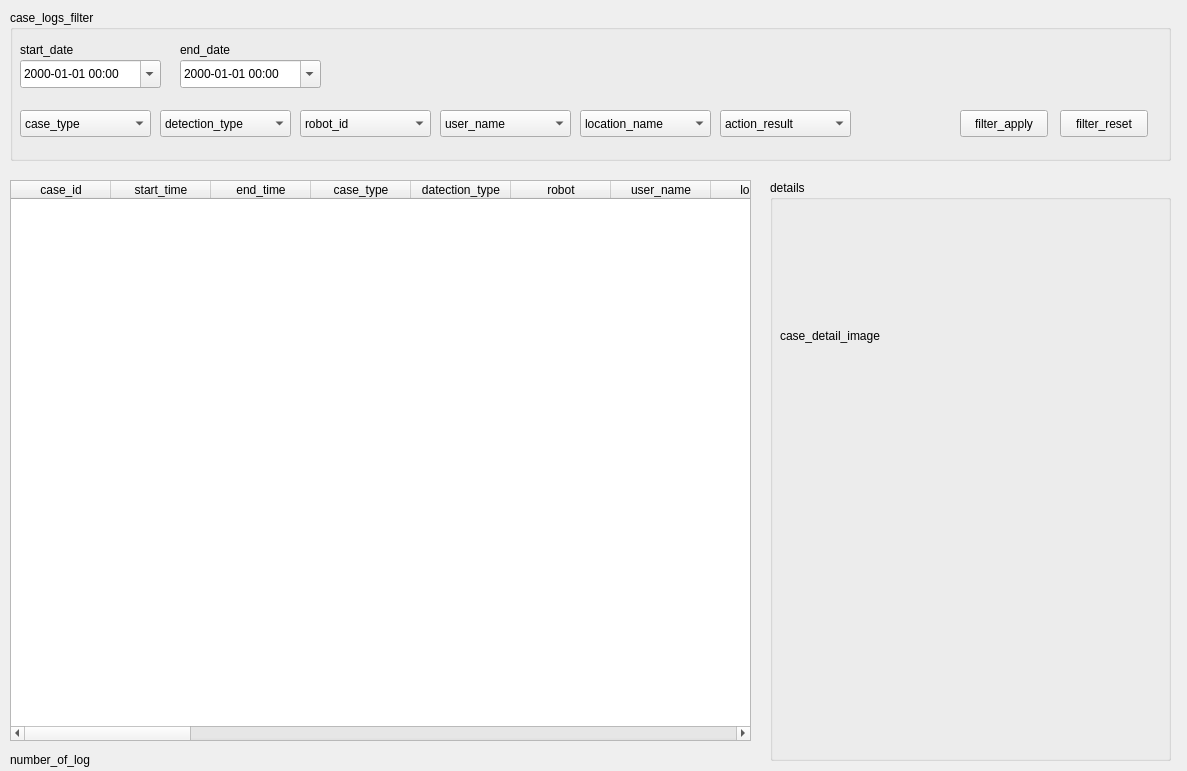
<?xml version="1.0" encoding="UTF-8"?>
<ui version="4.0">
 <class>Form</class>
 <widget class="QWidget" name="Form">
  <property name="geometry">
   <rect>
    <x>0</x>
    <y>0</y>
    <width>1187</width>
    <height>771</height>
   </rect>
  </property>
  <property name="windowTitle">
   <string>Form</string>
  </property>
  <widget class="QGroupBox" name="groupBox_case_logs_filter">
   <property name="geometry">
    <rect>
     <x>10</x>
     <y>10</y>
     <width>1161</width>
     <height>151</height>
    </rect>
   </property>
   <property name="title">
    <string>case_logs_filter</string>
   </property>
   <widget class="QLabel" name="label_start_date">
    <property name="geometry">
     <rect>
      <x>10</x>
      <y>30</y>
      <width>71</width>
      <height>19</height>
     </rect>
    </property>
    <property name="text">
     <string>start_date</string>
    </property>
   </widget>
   <widget class="QDateTimeEdit" name="dateTimeEdit_start_date">
    <property name="geometry">
     <rect>
      <x>10</x>
      <y>50</y>
      <width>141</width>
      <height>28</height>
     </rect>
    </property>
    <property name="displayFormat">
     <string>yyyy-MM-dd HH:mm</string>
    </property>
    <property name="calendarPopup">
     <bool>true</bool>
    </property>
   </widget>
   <widget class="QLabel" name="label_end_date">
    <property name="geometry">
     <rect>
      <x>170</x>
      <y>30</y>
      <width>71</width>
      <height>19</height>
     </rect>
    </property>
    <property name="text">
     <string>end_date</string>
    </property>
   </widget>
   <widget class="QDateTimeEdit" name="dateTimeEdit_end_date">
    <property name="geometry">
     <rect>
      <x>170</x>
      <y>50</y>
      <width>141</width>
      <height>28</height>
     </rect>
    </property>
    <property name="displayFormat">
     <string>yyyy-MM-dd HH:mm</string>
    </property>
    <property name="calendarPopup">
     <bool>true</bool>
    </property>
   </widget>
   <widget class="QComboBox" name="comboBox_case_type">
    <property name="geometry">
     <rect>
      <x>10</x>
      <y>100</y>
      <width>131</width>
      <height>27</height>
     </rect>
    </property>
    <item>
     <property name="text">
      <string>case_type</string>
     </property>
    </item>
   </widget>
   <widget class="QComboBox" name="comboBox_detection_type">
    <property name="geometry">
     <rect>
      <x>150</x>
      <y>100</y>
      <width>131</width>
      <height>27</height>
     </rect>
    </property>
    <item>
     <property name="text">
      <string>detection_type</string>
     </property>
    </item>
   </widget>
   <widget class="QComboBox" name="comboBox_robot_id">
    <property name="geometry">
     <rect>
      <x>290</x>
      <y>100</y>
      <width>131</width>
      <height>27</height>
     </rect>
    </property>
    <item>
     <property name="text">
      <string>robot_id</string>
     </property>
    </item>
   </widget>
   <widget class="QComboBox" name="comboBox_location_id">
    <property name="geometry">
     <rect>
      <x>570</x>
      <y>100</y>
      <width>131</width>
      <height>27</height>
     </rect>
    </property>
    <item>
     <property name="text">
      <string>location_name</string>
     </property>
    </item>
   </widget>
   <widget class="QComboBox" name="comboBox_user_account">
    <property name="geometry">
     <rect>
      <x>430</x>
      <y>100</y>
      <width>131</width>
      <height>27</height>
     </rect>
    </property>
    <item>
     <property name="text">
      <string>user_name</string>
     </property>
    </item>
   </widget>
   <widget class="QComboBox" name="comboBox_action_type">
    <property name="geometry">
     <rect>
      <x>710</x>
      <y>100</y>
      <width>131</width>
      <height>27</height>
     </rect>
    </property>
    <item>
     <property name="text">
      <string>action_result</string>
     </property>
    </item>
   </widget>
   <widget class="QPushButton" name="pushButton_filter_apply">
    <property name="geometry">
     <rect>
      <x>950</x>
      <y>100</y>
      <width>88</width>
      <height>27</height>
     </rect>
    </property>
    <property name="text">
     <string>filter_apply</string>
    </property>
   </widget>
   <widget class="QPushButton" name="pushButton_filter_reset">
    <property name="geometry">
     <rect>
      <x>1050</x>
      <y>100</y>
      <width>88</width>
      <height>27</height>
     </rect>
    </property>
    <property name="text">
     <string>filter_reset</string>
    </property>
   </widget>
  </widget>
  <widget class="QTableWidget" name="tableWidget">
   <property name="geometry">
    <rect>
     <x>10</x>
     <y>180</y>
     <width>741</width>
     <height>561</height>
    </rect>
   </property>
   <property name="alternatingRowColors">
    <bool>true</bool>
   </property>
   <property name="selectionMode">
    <enum>QAbstractItemView::SingleSelection</enum>
   </property>
   <property name="selectionBehavior">
    <enum>QAbstractItemView::SelectRows</enum>
   </property>
   <property name="sortingEnabled">
    <bool>true</bool>
   </property>
   <property name="columnCount">
    <number>30</number>
   </property>
   <column>
    <property name="text">
     <string>case_id</string>
    </property>
   </column>
   <column>
    <property name="text">
     <string>start_time</string>
    </property>
   </column>
   <column>
    <property name="text">
     <string>end_time</string>
    </property>
   </column>
   <column>
    <property name="text">
     <string>case_type</string>
    </property>
   </column>
   <column>
    <property name="text">
     <string>datection_type</string>
    </property>
   </column>
   <column>
    <property name="text">
     <string>robot</string>
    </property>
   </column>
   <column>
    <property name="text">
     <string>user_name</string>
    </property>
   </column>
   <column>
    <property name="text">
     <string>location</string>
    </property>
   </column>
   <column>
    <property name="text">
     <string>is_ignored</string>
    </property>
   </column>
   <column>
    <property name="text">
     <string>is_119_reported</string>
    </property>
   </column>
   <column>
    <property name="text">
     <string>is_112_reported</string>
    </property>
   </column>
   <column>
    <property name="text">
     <string>is_illegal_warned</string>
    </property>
   </column>
   <column>
    <property name="text">
     <string>is_danger_warned</string>
    </property>
   </column>
   <column>
    <property name="text">
     <string>is_emergency_warned</string>
    </property>
   </column>
   <column>
    <property name="text">
     <string>is_case_closed</string>
    </property>
   </column>
   <column/>
   <column/>
   <column/>
   <column/>
   <column/>
   <column/>
   <column/>
   <column/>
   <column/>
   <column/>
   <column/>
   <column/>
   <column/>
   <column/>
   <column/>
  </widget>
  <widget class="QGroupBox" name="groupBox_details">
   <property name="geometry">
    <rect>
     <x>770</x>
     <y>180</y>
     <width>401</width>
     <height>581</height>
    </rect>
   </property>
   <property name="title">
    <string>details</string>
   </property>
   <widget class="QLabel" name="label_case_detail_image">
    <property name="geometry">
     <rect>
      <x>10</x>
      <y>30</y>
      <width>371</width>
      <height>251</height>
     </rect>
    </property>
    <property name="text">
     <string>case_detail_image</string>
    </property>
   </widget>
   <widget class="QWidget" name="widget_case_detail_video" native="true">
    <property name="geometry">
     <rect>
      <x>10</x>
      <y>290</y>
      <width>381</width>
      <height>281</height>
     </rect>
    </property>
   </widget>
  </widget>
  <widget class="QLabel" name="label_number_of_log">
   <property name="geometry">
    <rect>
     <x>10</x>
     <y>750</y>
     <width>341</width>
     <height>19</height>
    </rect>
   </property>
   <property name="text">
    <string>number_of_log</string>
   </property>
  </widget>
 </widget>
 <resources/>
 <connections/>
</ui>
